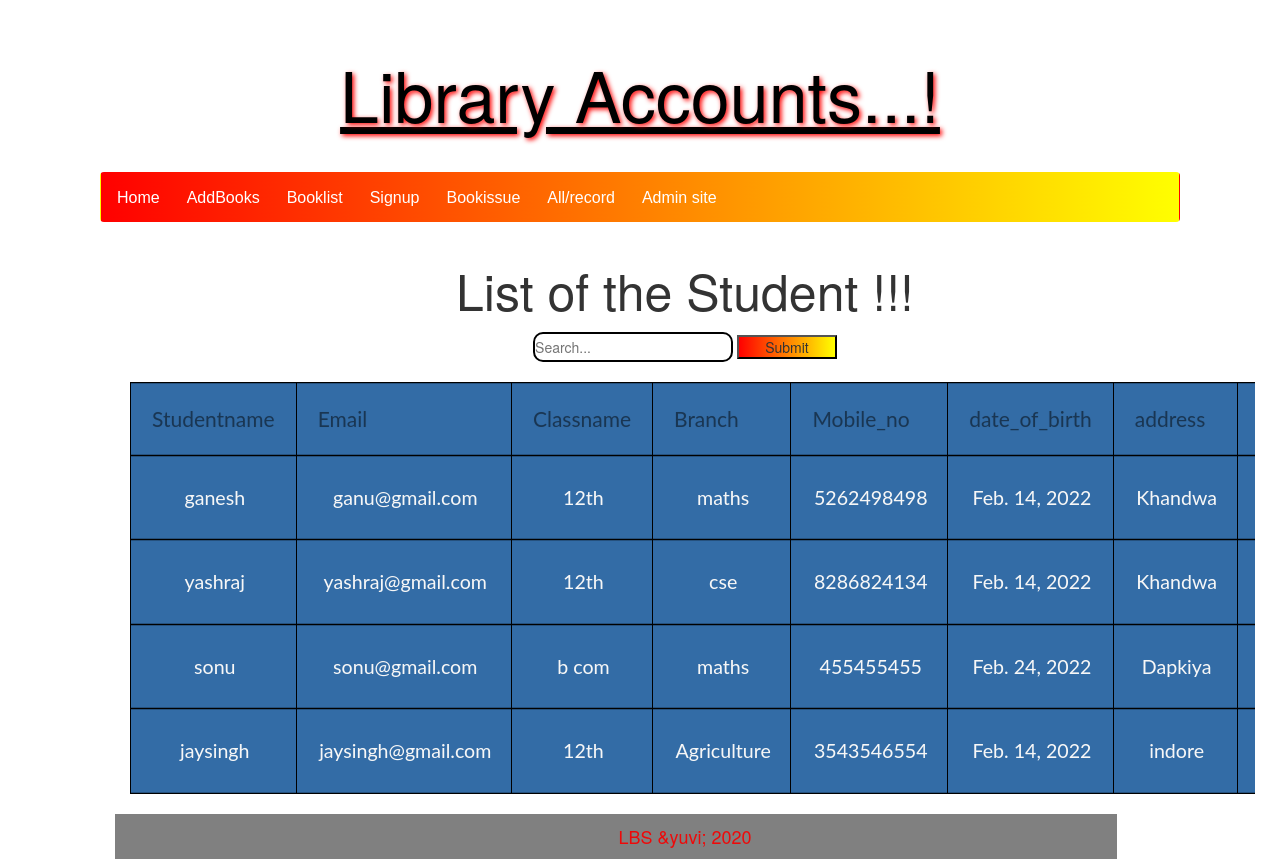
The app's page /alldata/ with its own data.
### testApp/models.py (models this page shows, shortened)
class MycustomUser(AbstractBaseUser,PermissionsMixin):
    email = models.EmailField(
        verbose_name='email address',
        max_length=255,
        unique=True,
    )
    studentname = models.CharField(max_length=120)
    classname = models.CharField(max_length=120)
    branch = models.CharField(max_length=120)
    mobile_no = models.IntegerField()
    date_of_birth = models.DateField()
    address = models.CharField(max_length=120)
    is_active = models.BooleanField(default=True)
    is_admin = models.BooleanField(default=False)
    objects = MyUserManager()
    USERNAME_FIELD = 'email'
    REQUIRED_FIELDS = ['studentname','classname','branch','mobile_no','date_of_birth','address']

### testApp/views.py (the view)
# urls.py: path('alldata/', views.showStudent_view),
def showStudent_view(request):
    book_list = MycustomUser.objects.exclude(email = 'yuvraj@gmail.com')
    if request.method == 'GET':
        st = request.GET.get("q")
        if st==None:
            pass
        print("record",st)
        if st!=None:
            book_list = MycustomUser.objects.filter(Q(studentname__icontains =st) | Q(email__icontains= st) | Q(classname__icontains= st) | Q(branch__icontains= st) | Q(mobile_no__icontains= st) | Q(address__icontains= st)).exclude(studentname='yuvraj')
            print("back data",book_list)
    return render(request,'mainfolder/Allstudent.html',{'book_list':book_list})

### templates/mainfolder/Allstudent.html (shortened to what this page needs)
<!DOCTYPE html>
{% extends 'mainfolder/base1.html' %}
    {% block body_block %}
         <!DOCTYPE html>
         {%load staticfiles%}
         <html lang="en">
         <head>
             <link rel="stylesheet" href="{% static 'cssfiles/demo1.css' %}">
         </head>
         <body  oncontextmenu="return false;">
            <h1 style="font-size: 50px; text-align: center;">List of the Student  !!!</h1>
            <form  action="/alldata/" style="margin-top: 10px;" id="form" method="GET">
                <input  style=" width: 200px; height: 30px; border-radius:10px; border-radius: 10px;  border: solid black 2px;  margin-top: 5px; margin-right: 0px;" type="search" id="query" name="q"  placeholder="Search...">
                <input style="background-image: linear-gradient(to right, red , yellow); width: 100px;" type="submit" placeholder="Search "  value="Submit" style="border-radius: 10px;  border: solid black 2px; width: 60px;" >
            </form>
            <br>
             <div class="table-responsive">
                 <div class="container">
                     {% if book_list %}
                     <table style="width:100%" class="flat-table flat-table-1">
                     <thead>
                        <th> Studentname </th>
                        <th> Email </th>
                        <th> Classname </th>
                        <th> Branch </th>
                        <th> Mobile_no </th>
                        <th> date_of_birth </th>
                        <th> address </th>
                        <th> Actions </th>
                     </thead>
                     {% for book in book_list %}
                     <tbody>
                         <tr>
                            <td> {{book.studentname}}</td>
                            <td>{{book.email}}</td>
                            <td>{{book.classname}}</td>
                            <td>{{book.branch}}</td>
                            <td>{{book.mobile_no}}</td>
                            <td>{{book.date_of_birth}}</td>
                            <td>{{book.address}}</td>
                            <td><a class="a1"  style="color: red;  " href="/delete1/{{book.id }}">Delete</a><br><a class="a1" style="color: rgb(17, 6, 6); " href="/showissuebook/{{book.id}}">BookAlote</a></td>
                         </tr>
                         {% endfor %}
                     </tbody>
                 </table>
                 {%else%}
                     <p style="text-align: center; font-size: larger;" >Record Not found </p>
                 {% endif %}
                 </div>
               </div>
         </body>
         </html>
    {% endblock %}

### templates/mainfolder/base1.html (shortened to what this page needs)
<!DOCTYPE html>
{% load static %}
<html >
    <head oncontextmenu="return false;">
        <link rel="stylesheet" href="{% static '/cssfiles/demo.css'%}">
        <link rel="stylesheet"
        href="https://stackpath.bootstrapcdn.com/bootstrap/3.4.1/css/bootstrap.min.css"
>
    </head>
  <body oncontextmenu="return false;" style="text-align: center;"class="boss">
    <div class="wrapper">
      <header class="header">
          <h1><a href="#">Library Accounts...!</a></h1>
      </header>
      <nav  class="navbar navbar-light bg-light">
    <div>
        <ol>
            <a style="margin: -10px; margin-left: 0px;" href="\">Home</a>
            <a style="margin: -10px;  margin-left: 5px;" href="/addbook">AddBooks</a>
            <a style="margin: -10px;  margin-left: 5px;" href="/showbooks">Booklist</a>
            <a style="margin: -10px;  margin-left: 5px;" href="/signup">Signup</a>
            <a style="margin: -10px;  margin-left: 5px;" href="/issuebook">Bookissue</a>
            <a style="margin: -10px;  margin-left: 5px;" href="/alldata">All/record</a>
            <a style="margin: -10px;  margin-left: 5px;" href="/admin/">Admin site</a>
            <a style="margin: -10px;  margin-left: 5px;" href="/admin/login/?next=/admin/"> </a>
          </ol>
    </div>
      </nav>
      <div class="container">
        {% block body_block %}
        {% endblock %}
      <footer  class="footer">LBS &yuvi; 2020</footer>
      </div>
  </body>
</html>

### static/cssfiles/demo.css (style rules this page uses)
* { margin: 0px; padding: 0px; }
.wrapper { margin: 5px 100px; }
.header { text-align: center; padding: 30px; border-left: #f9f9f9; border-right:#f9f9f9; }
.header > h1 >a { text-decoration: underline; color: black; font-size: 70px; text-shadow: 2px 2px 5px red; }
.navbar { overflow: hidden; background-color: #0f160f; font-family: Arial, Helvetica, sans-serif; height: 40px; background-color: red; background-image: linear-gradient(to right, red , yellow); }
.navbar a { float: left; font-size: 16px; color: white; text-align: center; padding: 14px 16px; text-decoration: none; }
.footer { background-color: grey; text-align: center; font-size: 18px; padding: 10px; color: rgb(238, 9, 9); }

### static/cssfiles/demo1.css (style rules this page uses)
.flat-table { align-self: auto; margin-bottom: 20px; border-collapse:collapse; font-family: 'Lato', Calibri, Arial, sans-serif; border: none; border-radius: 3px; -webkit-border-radius: 3px; -moz-border-radius: 3px; }
.flat-table th, .flat-table td { box-shadow: inset 0 -1px rgba(0,0,0,0.25), inset 0 1px rgba(0,0,0,0.25); }
.flat-table th { font-weight: normal; -webkit-font-smoothing: antialiased; padding: 1em; color: rgba(0,0,0,0.45); text-shadow: 0 0 1px rgba(0,0,0,0.1); font-size: 1.5em; }
.flat-table td { color: #f7f7f7; padding: 0.7em 1em 0.7em 1.15em; text-shadow: 0 0 1px rgba(255,255,255,0.1); font-size: 1.4em; }
.flat-table tr { -webkit-transition: background 0.3s, box-shadow 0.3s; -moz-transition: background 0.3s, box-shadow 0.3s; transition: background 0.3s, box-shadow 0.3s; }
.flat-table-1 { background: #336ca6; align-self: left; }

### templates/mainfolder/Allstudent.html (style rules this page uses)
table, th, td { border:1px solid black; border-collapse: collapse; }

### records on screen
MycustomUser: studentname "ganesh", email "ganu@gmail.com", classname "12th", branch "maths", mobile_no "5262498498", date_of_birth "Feb. 14, 2022", address "Khandwa"
MycustomUser: studentname "yashraj", email "yashraj@gmail.com", classname "12th", branch "cse", mobile_no "8286824134", date_of_birth "Feb. 14, 2022", address "Khandwa"
MycustomUser: studentname "sonu", email "sonu@gmail.com", classname "b com", branch "maths", mobile_no "455455455", date_of_birth "Feb. 24, 2022", address "Dapkiya"
MycustomUser: studentname "jaysingh", email "jaysingh@gmail.com", classname "12th", branch "Agriculture", mobile_no "3543546554", date_of_birth "Feb. 14, 2022", address "indore"
